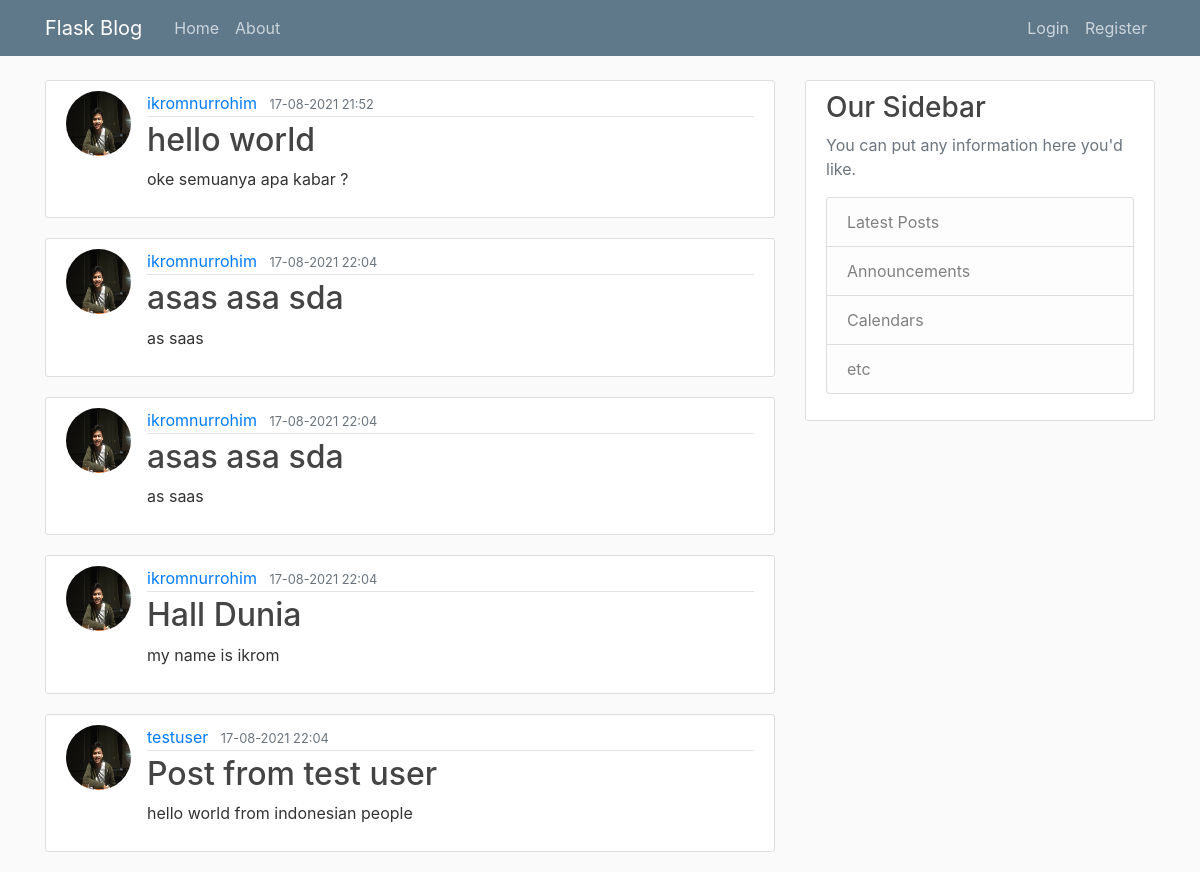
The page /home on the database its author committed.
### flaskblog/models.py (models this page shows, shortened)
class Post(db.Model):
    id = db.Column(db.Integer, unique=True, primary_key=True)
    title = db.Column(db.String(200), nullable=False)
    slug = db.Column(db.String(200))
    created_date = db.Column(db.DateTime, nullable=False, default=datetime.now())
    content = db.Column(db.Text, nullable=False)
    user_id = db.Column(db.Integer, db.ForeignKey('user.id'), nullable=False)

class User(db.Model, UserMixin):
    id = db.Column(db.Integer, unique=True, primary_key=True)
    username = db.Column(db.String(20), unique=True, nullable=False)
    email = db.Column(db.String(120), unique=True, nullable=False)
    image = db.Column(db.String(20), nullable=False, default='default.jpg')
    password = db.Column(db.String(60), nullable=False)
    posts = db.relationship('Post', backref='author', lazy=True)

### flaskblog/routes.py (the view)
@app.route("/")
@app.route("/home")
def home():
    posts = Post.query.all()
    return render_template('home.html', posts=posts)

### flaskblog/templates/home.html
{% extends "layout.html" %}
{% block content %}
    {% for post in posts %}
        <article class="media content-section">
          <img class="rounded-circle article-img" src="{{ url_for('static', filename='images/profiles/' + post.author.image) }} " alt="{{ post.author.username }}">
          <div class="media-body">
            <div class="article-metadata">
              <a class="mr-2" href="#">{{ post.author.username }}</a>
              <small class="text-muted">{{ post.created_date.strftime('%d-%m-%Y %H:%M') }}</small>
            </div>
            <h2><a class="article-title" href="{{ url_for('post', slug=post.slug) }}">{{ post.title }}</a></h2>
            <p class="article-content">{{ post.content }}</p>
          </div>
        </article>
    {% endfor %}
{% endblock content %}

### flaskblog/templates/layout.html (shortened to what this page needs)
<!DOCTYPE html>
<html>
<head>
    <link rel="stylesheet" href="https://maxcdn.bootstrapcdn.com/bootstrap/4.0.0/css/bootstrap.min.css">
    <link rel="stylesheet" type="text/css" href="{{ url_for('static', filename='main.css') }}">
</head>
<body>
    <header class="site-header">
      <nav class="navbar navbar-expand-md navbar-dark bg-steel fixed-top">
        <div class="container">
          <a class="navbar-brand mr-4" href="{{ url_for('home') }}">Flask Blog</a>
          <div class="collapse navbar-collapse" id="navbarToggle">
            <div class="navbar-nav mr-auto">
              <a class="nav-item nav-link" href="{{ url_for('home') }}">Home</a>
              <a class="nav-item nav-link" href="{{ url_for('about') }}">About</a>
            </div>
            <div class="navbar-nav">
              {% if current_user.is_authenticated %}
                <a class="nav-item nav-link" href="{{ url_for('new_post') }}">New Post</a>
                <a class="nav-item nav-link" href="{{ url_for('account') }}">Account</a>
                <a class="nav-item nav-link" href="{{ url_for('logout') }}">Logout</a>
              {% else %}
                <a class="nav-item nav-link" href="{{ url_for('login') }}">Login</a>
                <a class="nav-item nav-link" href="{{ url_for('register') }}">Register</a>
              {% endif %}
            </div>
          </div>
        </div>
      </nav>
    </header>
    <main role="main" class="container">
      <div class="row">
        <div class="col-md-8">
          {% block content %}{% endblock %}
        </div>
        <div class="col-md-4">
          <div class="content-section">
            <h3>Our Sidebar</h3>
            <p class='text-muted'>You can put any information here you'd like.
              <ul class="list-group">
                <li class="list-group-item list-group-item-light">Latest Posts</li>
                <li class="list-group-item list-group-item-light">Announcements</li>
                <li class="list-group-item list-group-item-light">Calendars</li>
                <li class="list-group-item list-group-item-light">etc</li>
              </ul>
            </p>
          </div>
        </div>
      </div>
    </main>
</body>
</html>

### flaskblog/static/main.css (style rules this page uses)
body { background: #fafafa; color: #333333; margin-top: 5rem; }
h1, h2, h3, h4, h5, h6 { color: #444444; }
.bg-steel { background-color: #5f788a; }
.site-header .navbar-nav .nav-link { color: #cbd5db; }
.content-section { background: #ffffff; padding: 10px 20px; border: 1px solid #dddddd; border-radius: 3px; margin-bottom: 20px; }
.article-title { color: #444444; }
.article-content { white-space: pre-line; }
.article-img { height: 65px; width: 65px; margin-right: 16px; }
.article-metadata { padding-bottom: 1px; margin-bottom: 4px; border-bottom: 1px solid #e3e3e3 }

### rows shown on the page
Post: image (placeholder picture), author.username "ikromnurrohim", created_date "17-08-2021 21:52", title "hello world", content "oke semuanya apa kabar ?"
Post: image (placeholder picture), author.username "ikromnurrohim", created_date "17-08-2021 22:04", title "asas asa sda", content "as saas"
Post: image (placeholder picture), author.username "ikromnurrohim", created_date "17-08-2021 22:04", title "asas asa sda", content "as saas"
Post: image (placeholder picture), author.username "ikromnurrohim", created_date "17-08-2021 22:04", title "Hall Dunia", content "my name is ikrom"
Post: image (placeholder picture), author.username "testuser", created_date "17-08-2021 22:04", title "Post from test user", content "hello world from indonesian people"
